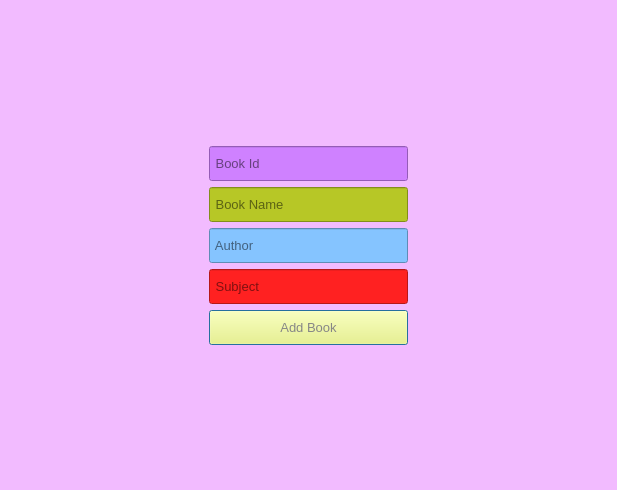
<?xml version="1.0" encoding="UTF-8"?>
<ui version="4.0">
 <class>Window_AddBook</class>
 <widget class="QDialog" name="Window_AddBook">
  <property name="geometry">
   <rect>
    <x>0</x>
    <y>0</y>
    <width>617</width>
    <height>490</height>
   </rect>
  </property>
  <property name="windowTitle">
   <string>Dialog</string>
  </property>
  <property name="styleSheet">
   <string notr="true">background-color: rgb(242, 187, 255);</string>
  </property>
  <layout class="QVBoxLayout" name="verticalLayout">
   <item>
    <layout class="QGridLayout" name="gridLayout">
     <item row="3" column="1">
      <widget class="QLineEdit" name="lineEdit_AuthorName">
       <property name="maximumSize">
        <size>
         <width>230</width>
         <height>35</height>
        </size>
       </property>
       <property name="font">
        <font>
         <family>Microsoft Sans Serif</family>
         <pointsize>10</pointsize>
        </font>
       </property>
       <property name="styleSheet">
        <string notr="true">background-color: rgb(133, 196, 255);</string>
       </property>
       <property name="placeholderText">
        <string> Author</string>
       </property>
      </widget>
     </item>
     <item row="1" column="1">
      <widget class="QLineEdit" name="lineEdit_BookId">
       <property name="maximumSize">
        <size>
         <width>230</width>
         <height>35</height>
        </size>
       </property>
       <property name="font">
        <font>
         <family>Microsoft Sans Serif</family>
         <pointsize>10</pointsize>
        </font>
       </property>
       <property name="styleSheet">
        <string notr="true">background-color: rgb(207, 129, 255);
border-color:rgb(255, 199, 250);</string>
       </property>
       <property name="placeholderText">
        <string> Book Id</string>
       </property>
      </widget>
     </item>
     <item row="4" column="1">
      <widget class="QLineEdit" name="lineEdit_Subject">
       <property name="maximumSize">
        <size>
         <width>230</width>
         <height>35</height>
        </size>
       </property>
       <property name="font">
        <font>
         <family>Microsoft Sans Serif</family>
         <pointsize>10</pointsize>
        </font>
       </property>
       <property name="styleSheet">
        <string notr="true">background-color:rgb(255, 33, 33)</string>
       </property>
       <property name="placeholderText">
        <string> Subject</string>
       </property>
      </widget>
     </item>
     <item row="6" column="1">
      <widget class="QLabel" name="label_2">
       <property name="text">
        <string/>
       </property>
      </widget>
     </item>
     <item row="2" column="0">
      <spacer name="horizontalSpacer">
       <property name="orientation">
        <enum>Qt::Horizontal</enum>
       </property>
       <property name="sizeHint" stdset="0">
        <size>
         <width>40</width>
         <height>20</height>
        </size>
       </property>
      </spacer>
     </item>
     <item row="2" column="1">
      <widget class="QLineEdit" name="lineEdit_BookName">
       <property name="maximumSize">
        <size>
         <width>230</width>
         <height>35</height>
        </size>
       </property>
       <property name="font">
        <font>
         <family>Microsoft Sans Serif</family>
         <pointsize>10</pointsize>
        </font>
       </property>
       <property name="styleSheet">
        <string notr="true">background-color: rgb(183, 199, 38);</string>
       </property>
       <property name="placeholderText">
        <string> Book Name</string>
       </property>
      </widget>
     </item>
     <item row="0" column="1">
      <widget class="QLabel" name="label">
       <property name="text">
        <string/>
       </property>
       <property name="pixmap">
        <pixmap resource="image.qrc">:/img/img/addbook.png</pixmap>
       </property>
      </widget>
     </item>
     <item row="1" column="2">
      <spacer name="horizontalSpacer_2">
       <property name="orientation">
        <enum>Qt::Horizontal</enum>
       </property>
       <property name="sizeHint" stdset="0">
        <size>
         <width>40</width>
         <height>20</height>
        </size>
       </property>
      </spacer>
     </item>
     <item row="5" column="1">
      <widget class="QPushButton" name="pushButton_AddBook">
       <property name="maximumSize">
        <size>
         <width>230</width>
         <height>35</height>
        </size>
       </property>
       <property name="font">
        <font>
         <family>Microsoft Sans Serif</family>
         <pointsize>10</pointsize>
        </font>
       </property>
       <property name="styleSheet">
        <string notr="true">background-color: rgb(253, 255, 106);
color: rgb(134, 134, 134);</string>
       </property>
       <property name="text">
        <string>Add Book</string>
       </property>
      </widget>
     </item>
    </layout>
   </item>
  </layout>
 </widget>
 <resources>
  <include location="image.qrc"/>
 </resources>
 <connections/>
</ui>
